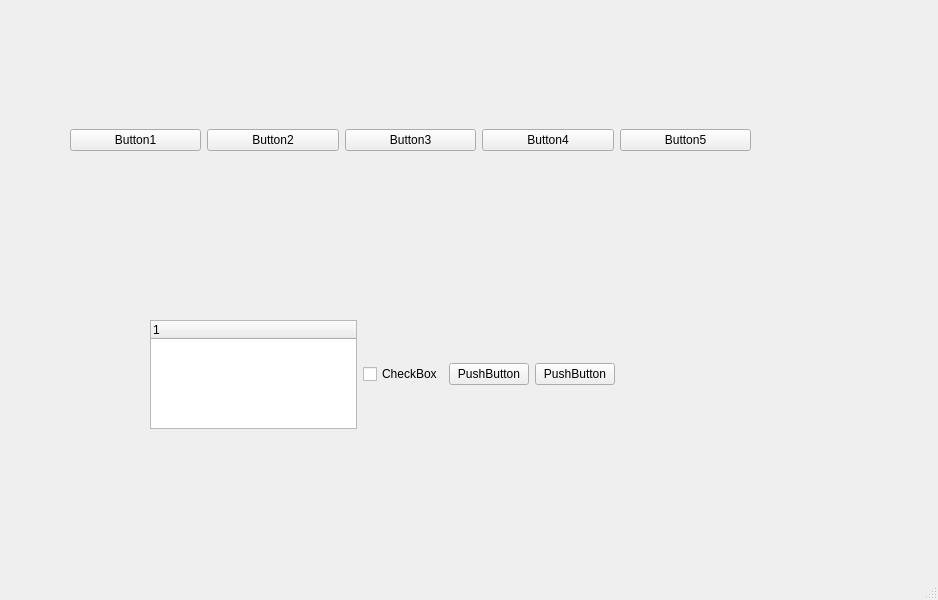
<?xml version="1.0" encoding="UTF-8"?>
<ui version="4.0">
 <class>MainWindow</class>
 <widget class="QMainWindow" name="MainWindow">
  <property name="geometry">
   <rect>
    <x>0</x>
    <y>0</y>
    <width>938</width>
    <height>600</height>
   </rect>
  </property>
  <property name="windowTitle">
   <string>MainWindow</string>
  </property>
  <widget class="QWidget" name="centralwidget">
   <widget class="QWidget" name="horizontalLayoutWidget">
    <property name="geometry">
     <rect>
      <x>150</x>
      <y>320</y>
      <width>465</width>
      <height>109</height>
     </rect>
    </property>
    <layout class="QHBoxLayout" name="horizontalLayout_2">
     <item>
      <widget class="QTreeWidget" name="treeWidget">
       <column>
        <property name="text">
         <string notr="true">1</string>
        </property>
       </column>
      </widget>
     </item>
     <item>
      <widget class="QCheckBox" name="checkBox">
       <property name="text">
        <string>CheckBox</string>
       </property>
      </widget>
     </item>
     <item>
      <widget class="QPushButton" name="pushButton_7">
       <property name="text">
        <string>PushButton</string>
       </property>
      </widget>
     </item>
     <item>
      <widget class="QPushButton" name="pushButton_8">
       <property name="text">
        <string>PushButton</string>
       </property>
      </widget>
     </item>
    </layout>
   </widget>
   <widget class="QWidget" name="">
    <property name="geometry">
     <rect>
      <x>70</x>
      <y>90</y>
      <width>681</width>
      <height>101</height>
     </rect>
    </property>
    <layout class="QHBoxLayout" name="horizontalLayout">
     <item>
      <widget class="QPushButton" name="pushButton">
       <property name="text">
        <string>Button1</string>
       </property>
      </widget>
     </item>
     <item>
      <widget class="QPushButton" name="pushButton_2">
       <property name="text">
        <string>Button2</string>
       </property>
      </widget>
     </item>
     <item>
      <widget class="QPushButton" name="pushButton_3">
       <property name="text">
        <string>Button3</string>
       </property>
      </widget>
     </item>
     <item>
      <widget class="QPushButton" name="pushButton_4">
       <property name="text">
        <string>Button4</string>
       </property>
      </widget>
     </item>
     <item>
      <widget class="QPushButton" name="pushButton_5">
       <property name="text">
        <string>Button5</string>
       </property>
      </widget>
     </item>
    </layout>
   </widget>
  </widget>
  <widget class="QMenuBar" name="menubar">
   <property name="geometry">
    <rect>
     <x>0</x>
     <y>0</y>
     <width>938</width>
     <height>30</height>
    </rect>
   </property>
  </widget>
  <widget class="QStatusBar" name="statusbar"/>
 </widget>
 <resources/>
 <connections/>
</ui>
